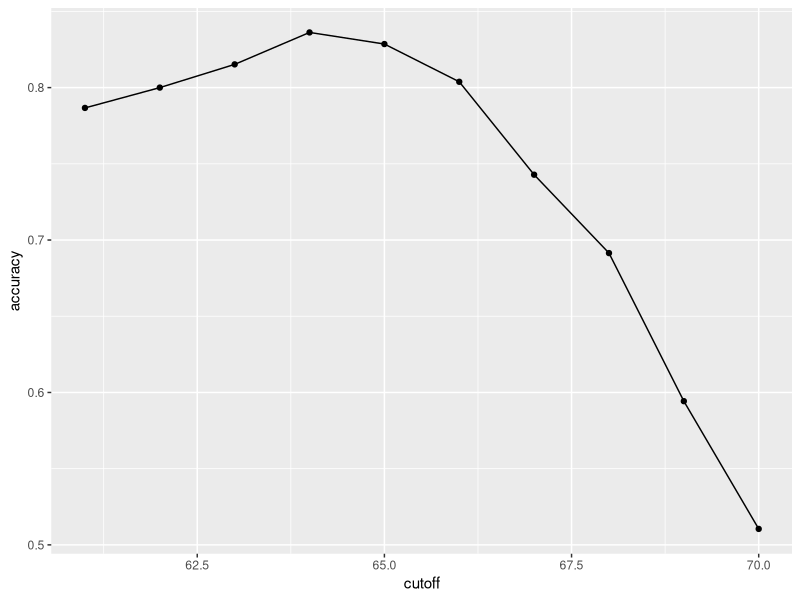
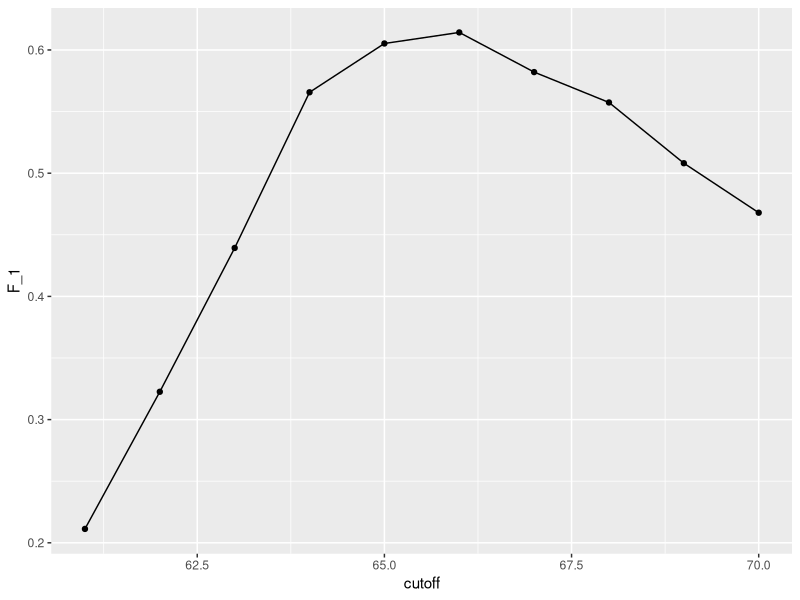
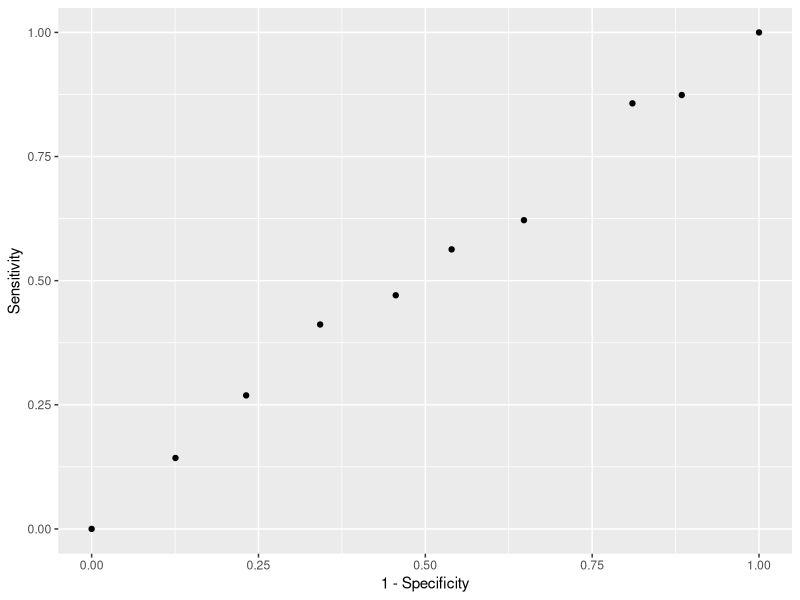
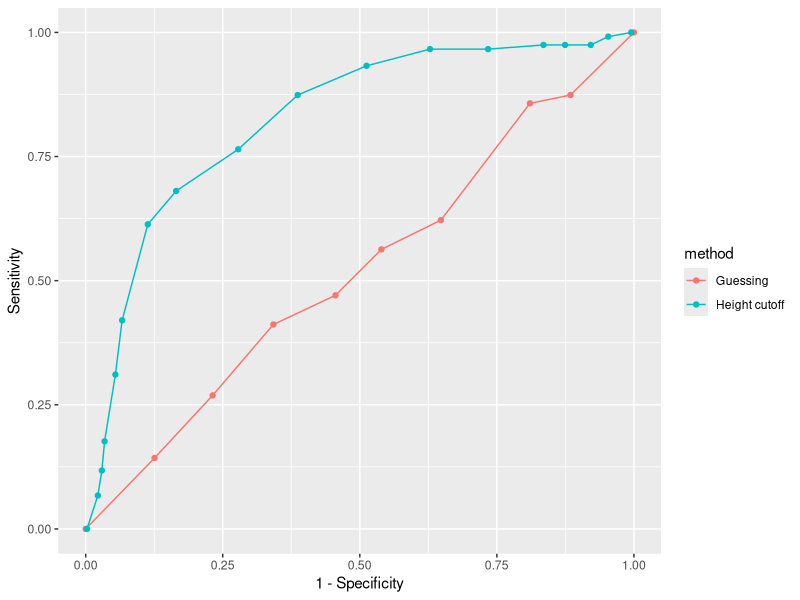
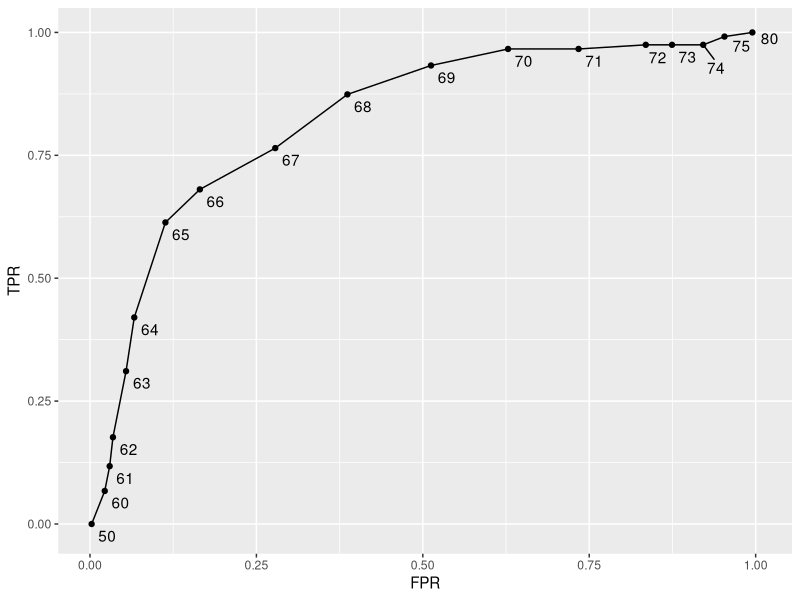
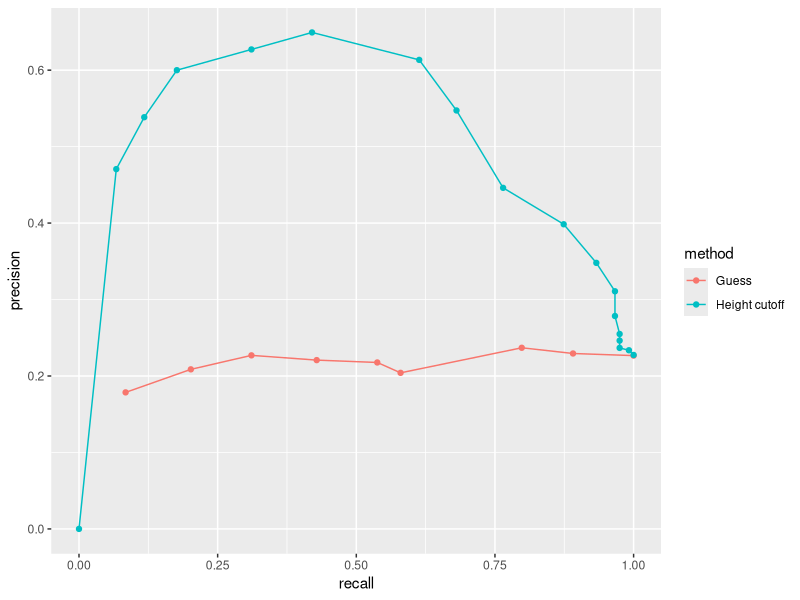
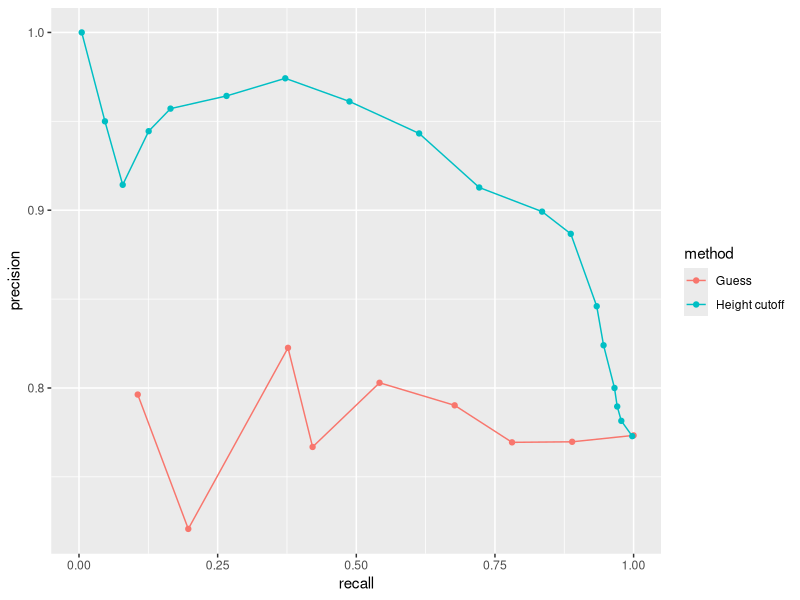
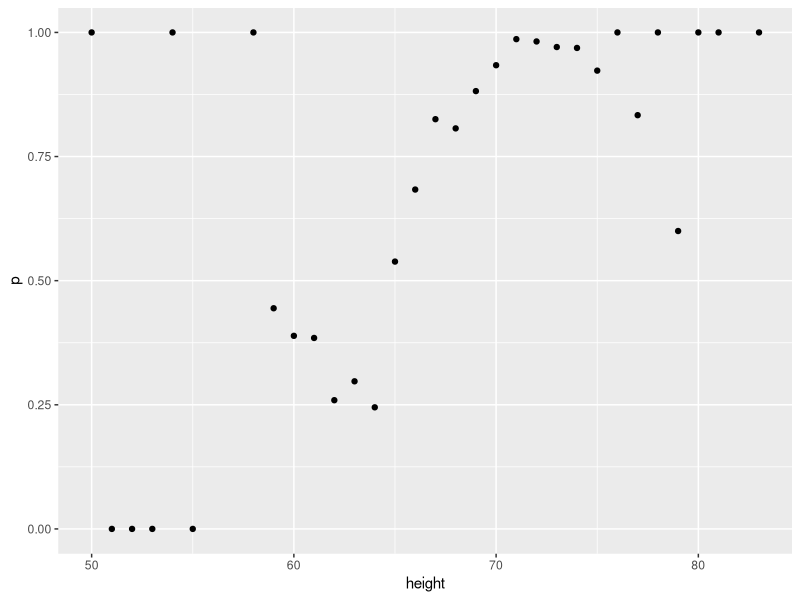

Generate these figures, in order, with R:
library(tidyverse)
library(caret)
library(dslabs)
data(heights)

# define the outcome and predictors
y <- heights$sex
x <- heights$height

# generate training and test sets
set.seed(2, sample.kind = "Rounding") # if using R 3.5 or earlier, remove the sample.kind argument
test_index <- createDataPartition(y, times = 1, p = 0.5, list = FALSE)
test_set <- heights[test_index, ]
train_set <- heights[-test_index, ]

# guess the outcome
y_hat <- sample(c("Male", "Female"), length(test_index), replace = TRUE)
y_hat <- sample(c("Male", "Female"), length(test_index), replace = TRUE) %>% 
  factor(levels = levels(test_set$sex))

# compute accuracy
mean(y_hat == test_set$sex)
heights %>% group_by(sex) %>% summarize(mean(height), sd(height))
y_hat <- ifelse(x > 62, "Male", "Female") %>% factor(levels = levels(test_set$sex))
mean(y == y_hat)

# examine the accuracy of 10 cutoffs
cutoff <- seq(61, 70)
accuracy <- map_dbl(cutoff, function(x){
  y_hat <- ifelse(train_set$height > x, "Male", "Female") %>% 
    factor(levels = levels(test_set$sex))
  mean(y_hat == train_set$sex)
})
data.frame(cutoff, accuracy) %>% 
  ggplot(aes(cutoff, accuracy)) + 
  geom_point() + 
  geom_line() 
max(accuracy)

best_cutoff <- cutoff[which.max(accuracy)]
best_cutoff

y_hat <- ifelse(test_set$height > best_cutoff, "Male", "Female") %>% 
  factor(levels = levels(test_set$sex))
y_hat <- factor(y_hat)
mean(y_hat == test_set$sex)

# tabulate each combination of prediction and actual value
table(predicted = y_hat, actual = test_set$sex)
test_set %>% 
  mutate(y_hat = y_hat) %>%
  group_by(sex) %>% 
  summarize(accuracy = mean(y_hat == sex))
prev <- mean(y == "Male")
prev

# confustion matrix
library(e1071)
confusionMatrix(data = y_hat, reference = test_set$sex)

# maximize F-score
cutoff <- seq(61, 70)
F_1 <- map_dbl(cutoff, function(x){
  y_hat <- ifelse(train_set$height > x, "Male", "Female") %>% 
    factor(levels = levels(test_set$sex))
  F_meas(data = y_hat, reference = factor(train_set$sex))
})

data.frame(cutoff, F_1) %>% 
  ggplot(aes(cutoff, F_1)) + 
  geom_point() + 
  geom_line()

max(F_1)

best_cutoff <- cutoff[which.max(F_1)]
best_cutoff

y_hat <- ifelse(test_set$height > best_cutoff, "Male", "Female") %>% 
  factor(levels = levels(test_set$sex))
sensitivity(data = y_hat, reference = test_set$sex)
specificity(data = y_hat, reference = test_set$sex)

p <- 0.9
n <- length(test_index)
y_hat <- sample(c("Male", "Female"), n, replace = TRUE, prob=c(p, 1-p)) %>% 
  factor(levels = levels(test_set$sex))
mean(y_hat == test_set$sex)

# ROC curve
probs <- seq(0, 1, length.out = 10)
guessing <- map_df(probs, function(p){
  y_hat <- 
    sample(c("Male", "Female"), n, replace = TRUE, prob=c(p, 1-p)) %>% 
    factor(levels = c("Female", "Male"))
  list(method = "Guessing",
       FPR = 1 - specificity(y_hat, test_set$sex),
       TPR = sensitivity(y_hat, test_set$sex))
})
guessing %>% qplot(FPR, TPR, data =., xlab = "1 - Specificity", ylab = "Sensitivity")

cutoffs <- c(50, seq(60, 75), 80)
height_cutoff <- map_df(cutoffs, function(x){
  y_hat <- ifelse(test_set$height > x, "Male", "Female") %>% 
    factor(levels = c("Female", "Male"))
  list(method = "Height cutoff",
       FPR = 1-specificity(y_hat, test_set$sex),
       TPR = sensitivity(y_hat, test_set$sex))
})

# plot both curves together
bind_rows(guessing, height_cutoff) %>%
  ggplot(aes(FPR, TPR, color = method)) +
  geom_line() +
  geom_point() +
  xlab("1 - Specificity") +
  ylab("Sensitivity")

library(ggrepel)
map_df(cutoffs, function(x){
  y_hat <- ifelse(test_set$height > x, "Male", "Female") %>% 
    factor(levels = c("Female", "Male"))
  list(method = "Height cutoff",
       cutoff = x, 
       FPR = 1-specificity(y_hat, test_set$sex),
       TPR = sensitivity(y_hat, test_set$sex))
}) %>%
  ggplot(aes(FPR, TPR, label = cutoff)) +
  geom_line() +
  geom_point() +
  geom_text_repel(nudge_x = 0.01, nudge_y = -0.01)

# plot precision against recall
guessing <- map_df(probs, function(p){
  y_hat <- sample(c("Male", "Female"), length(test_index), 
                  replace = TRUE, prob=c(p, 1-p)) %>% 
    factor(levels = c("Female", "Male"))
  list(method = "Guess",
       recall = sensitivity(y_hat, test_set$sex),
       precision = precision(y_hat, test_set$sex))
})

height_cutoff <- map_df(cutoffs, function(x){
  y_hat <- ifelse(test_set$height > x, "Male", "Female") %>% 
    factor(levels = c("Female", "Male"))
  list(method = "Height cutoff",
       recall = sensitivity(y_hat, test_set$sex),
       precision = precision(y_hat, test_set$sex))
})

bind_rows(guessing, height_cutoff) %>%
  ggplot(aes(recall, precision, color = method)) +
  geom_line() +
  geom_point()
guessing <- map_df(probs, function(p){
  y_hat <- sample(c("Male", "Female"), length(test_index), replace = TRUE, 
                  prob=c(p, 1-p)) %>% 
    factor(levels = c("Male", "Female"))
  list(method = "Guess",
       recall = sensitivity(y_hat, relevel(test_set$sex, "Male", "Female")),
       precision = precision(y_hat, relevel(test_set$sex, "Male", "Female")))
})

height_cutoff <- map_df(cutoffs, function(x){
  y_hat <- ifelse(test_set$height > x, "Male", "Female") %>% 
    factor(levels = c("Male", "Female"))
  list(method = "Height cutoff",
       recall = sensitivity(y_hat, relevel(test_set$sex, "Male", "Female")),
       precision = precision(y_hat, relevel(test_set$sex, "Male", "Female")))
})
bind_rows(guessing, height_cutoff) %>%
  ggplot(aes(recall, precision, color = method)) +
  geom_line() +
  geom_point()

# Proportion of male per rounded height
heights %>% 
  mutate(height = round(height)) %>%
  group_by(height) %>%
  summarize(p = mean(sex == "Male")) %>%
  qplot(height, p, data =.)

# Ensuring each data point has the same number of observations
ps <- seq(0, 1, 0.1)
heights %>% 
  mutate(g = cut(height, quantile(height, ps), include.lowest = TRUE)) %>%
  group_by(g) %>%
  summarize(p = mean(sex == "Male"), height = mean(height)) %>%
  qplot(height, p, data =.)

library(MASS)
Sigma <- 9*matrix(c(1,0.5,0.5,1), 2, 2)
dat <- MASS::mvrnorm(n = 10000, c(69, 69), Sigma) %>% 
  data.frame() %>% setNames(c("x", "y"))

ps <- seq(0, 1, 0.1)
dat %>% 
  mutate(g = cut(x, quantile(x, ps), include.lowest = TRUE)) %>%
  group_by(g) %>%
  summarize(y = mean(y), x = mean(x)) %>%
  qplot(x, y, data =.)
